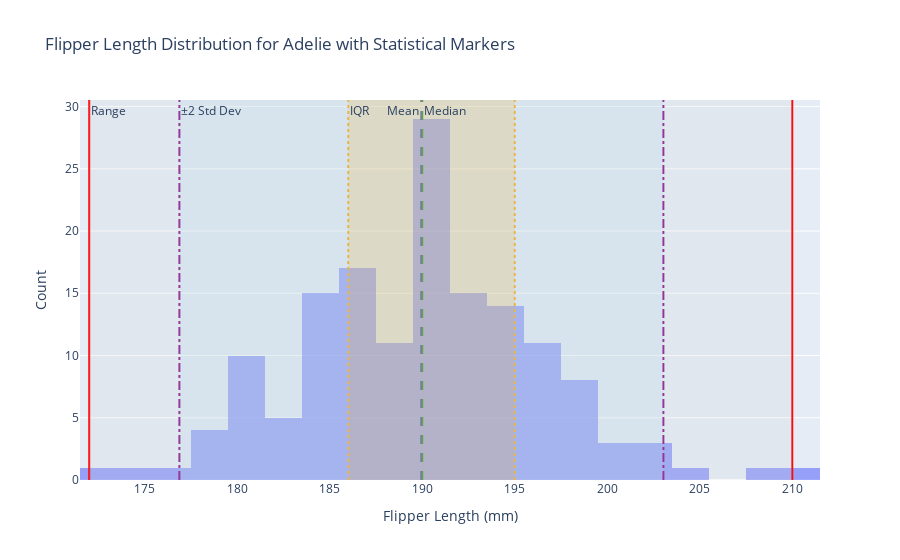
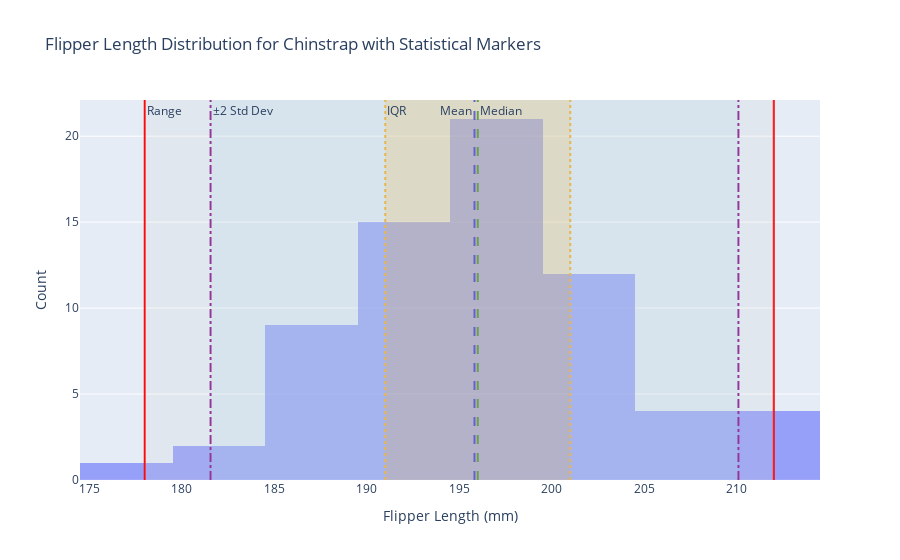
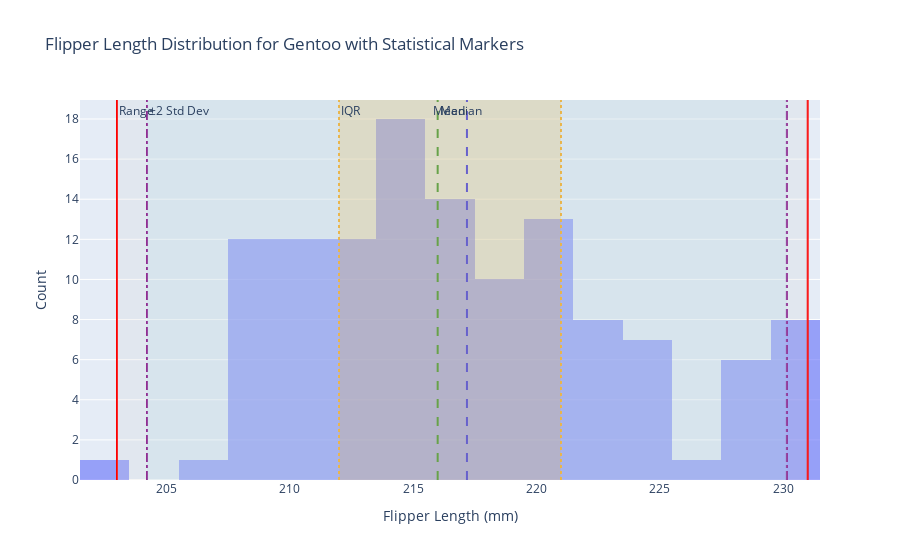

The code cell stored with these charts, in order, in its notebook:
### Code cell
import pandas as pd
import plotly.graph_objects as go

# Load the dataset
penguins = pd.read_csv("https://raw.githubusercontent.com/mwaskom/seaborn-data/master/penguins.csv")

# Remove rows with missing values in flipper_length_mm
penguins = penguins.dropna(subset=['flipper_length_mm'])

# Create a function to calculate statistical measures for flipper_length_mm per species
def get_stats(data):
    mean = data.mean()
    median = data.median()
    min_val = data.min()
    max_val = data.max()
    q1 = data.quantile(0.25)
    q3 = data.quantile(0.75)
    std_dev = data.std()
    return mean, median, min_val, max_val, q1, q3, std_dev

# Plot separate histograms for each species
species_list = penguins['species'].unique()

for species in species_list:
    species_data = penguins[penguins['species'] == species]['flipper_length_mm']
    
    # Calculate stats
    mean, median, min_val, max_val, q1, q3, std_dev = get_stats(species_data)
    std_dev_min = mean - 2 * std_dev
    std_dev_max = mean + 2 * std_dev

    # Create a figure for each species
    fig = go.Figure()

    # Add histogram (without normalization to use counts)
    fig.add_trace(go.Histogram(x=species_data, name=f'{species}', opacity=0.6))

    # Add vertical lines for mean and median
    fig.add_vline(x=mean, line=dict(color='blue', dash='dash'), annotation_text=f'Mean', annotation_position="top left")
    fig.add_vline(x=median, line=dict(color='green', dash='dash'), annotation_text=f'Median', annotation_position="top right")

    # Add vertical lines for range, interquartile range, and 2 standard deviations range
    # Range (Min to Max)
    fig.add_vline(x=min_val, line=dict(color='red', dash='solid'), annotation_text=f'Range', annotation_position="top right")
    fig.add_vline(x=max_val, line=dict(color='red', dash='solid'))

    # Interquartile Range (Q1 to Q3)
    fig.add_vline(x=q1, line=dict(color='orange', dash='dot'), annotation_text=f'IQR', annotation_position="top right")
    fig.add_vline(x=q3, line=dict(color='orange', dash='dot'))

    # Two standard deviations range (±2 Std Dev)
    fig.add_vline(x=std_dev_min, line=dict(color='purple', dash='dashdot'), annotation_text=f'±2 Std Dev', annotation_position="top right")
    fig.add_vline(x=std_dev_max, line=dict(color='purple', dash='dashdot'))

    # Add rectangles for the same ranges as visual aid
    # Range (Min to Max)
    fig.add_vrect(x0=min_val, x1=max_val, fillcolor='lightgray', opacity=0.2, line_width=0)
    
    # Interquartile Range (Q1 to Q3)
    fig.add_vrect(x0=q1, x1=q3, fillcolor='orange', opacity=0.2, line_width=0)

    # Two standard deviations range (±2 Std Dev)
    fig.add_vrect(x0=std_dev_min, x1=std_dev_max, fillcolor='lightblue', opacity=0.2, line_width=0)

    # Update layout with increased width
    fig.update_layout(title=f"Flipper Length Distribution for {species} with Statistical Markers",
                      xaxis_title="Flipper Length (mm)",
                      yaxis_title="Count",  # Kept Count as Y-axis label
                      width=900,  # Increased width for better label spacing
                      barmode='overlay')

    # Show the plot for the species
    fig.show()

### Figure 1 — Plotly figure (JSON) as saved in the notebook; plotly's stock layout.template omitted (floating-point values rounded to 4 significant figures; data arrays with more than 128 entries replaced by an {"elided": "..."} marker saying what was removed)
{"data": [{"name": "Adelie", "opacity": 0.6, "type": "histogram", "x": {"elided": "151 int values"}}], "layout": {"annotations": [{"showarrow": false, "text": "Mean", "x": 190.0, "xanchor": "right", "xref": "x", "y": 1, "yanchor": "top", "yref": "y domain"}, {"showarrow": false, "text": "Median", "x": 190, "xanchor": "left", "xref": "x", "y": 1, "yanchor": "top", "yref": "y domain"}, {"showarrow": false, "text": "Range", "x": 172, "xanchor": "left", "xref": "x", "y": 1, "yanchor": "top", "yref": "y domain"}, {"showarrow": false, "text": "IQR", "x": 186, "xanchor": "left", "xref": "x", "y": 1, "yanchor": "top", "yref": "y domain"}, {"showarrow": false, "text": "±2 Std Dev", "x": 176.9, "xanchor": "left", "xref": "x", "y": 1, "yanchor": "top", "yref": "y domain"}], "barmode": "overlay", "shapes": [{"line": {"color": "blue", "dash": "dash"}, "type": "line", "x0": 190.0, "x1": 190.0, "xref": "x", "y0": 0, "y1": 1, "yref": "y domain"}, {"line": {"color": "green", "dash": "dash"}, "type": "line", "x0": 190, "x1": 190, "xref": "x", "y0": 0, "y1": 1, "yref": "y domain"}, {"line": {"color": "red", "dash": "solid"}, "type": "line", "x0": 172, "x1": 172, "xref": "x", "y0": 0, "y1": 1, "yref": "y domain"}, {"line": {"color": "red", "dash": "solid"}, "type": "line", "x0": 210, "x1": 210, "xref": "x", "y0": 0, "y1": 1, "yref": "y domain"}, {"line": {"color": "orange", "dash": "dot"}, "type": "line", "x0": 186, "x1": 186, "xref": "x", "y0": 0, "y1": 1, "yref": "y domain"}, {"line": {"color": "orange", "dash": "dot"}, "type": "line", "x0": 195, "x1": 195, "xref": "x", "y0": 0, "y1": 1, "yref": "y domain"}, {"line": {"color": "purple", "dash": "dashdot"}, "type": "line", "x0": 176.9, "x1": 176.9, "xref": "x", "y0": 0, "y1": 1, "yref": "y domain"}, {"line": {"color": "purple", "dash": "dashdot"}, "type": "line", "x0": 203.0, "x1": 203.0, "xref": "x", "y0": 0, "y1": 1, "yref": "y domain"}, {"fillcolor": "lightgray", "line": {"width": 0}, "opacity": 0.2, "type": "rect", "x0": 172, "x1": 210, "xref": "x", "y0": 0, "y1": 1, "yref": "y domain"}, {"fillcolor": "orange", "line": {"width": 0}, "opacity": 0.2, "type": "rect", "x0": 186, "x1": 195, "xref": "x", "y0": 0, "y1": 1, "yref": "y domain"}, {"fillcolor": "lightblue", "line": {"width": 0}, "opacity": 0.2, "type": "rect", "x0": 176.9, "x1": 203.0, "xref": "x", "y0": 0, "y1": 1, "yref": "y domain"}], "title": {"text": "Flipper Length Distribution for Adelie with Statistical Markers"}, "width": 900, "xaxis": {"title": {"text": "Flipper Length (mm)"}}, "yaxis": {"title": {"text": "Count"}}}}

### Figure 2 — Plotly figure (JSON) as saved in the notebook; plotly's stock layout.template omitted (floating-point values rounded to 4 significant figures)
{"data": [{"name": "Chinstrap", "opacity": 0.6, "type": "histogram", "x": [192, 196, 193, 188, 197, 198, 178, 197, 195, 198, 193, 194, 185, 201, 190, 201, 197, 181, 190, 195, 181, 191, 187, 193, 195, 197, 200, 200, 191, 205, 187, 201, 187, 203, 195, 199, 195, 210, 192, 205, 210, 187, 196, 196, 196, 201, 190, 212, 187, 198, 199, 201, 193, 203, 187, 197, 191, 203, 202, 194, 206, 189, 195, 207, 202, 193, 210, 198]}], "layout": {"annotations": [{"showarrow": false, "text": "Mean", "x": 195.8, "xanchor": "right", "xref": "x", "y": 1, "yanchor": "top", "yref": "y domain"}, {"showarrow": false, "text": "Median", "x": 196, "xanchor": "left", "xref": "x", "y": 1, "yanchor": "top", "yref": "y domain"}, {"showarrow": false, "text": "Range", "x": 178, "xanchor": "left", "xref": "x", "y": 1, "yanchor": "top", "yref": "y domain"}, {"showarrow": false, "text": "IQR", "x": 191, "xanchor": "left", "xref": "x", "y": 1, "yanchor": "top", "yref": "y domain"}, {"showarrow": false, "text": "±2 Std Dev", "x": 181.6, "xanchor": "left", "xref": "x", "y": 1, "yanchor": "top", "yref": "y domain"}], "barmode": "overlay", "shapes": [{"line": {"color": "blue", "dash": "dash"}, "type": "line", "x0": 195.8, "x1": 195.8, "xref": "x", "y0": 0, "y1": 1, "yref": "y domain"}, {"line": {"color": "green", "dash": "dash"}, "type": "line", "x0": 196, "x1": 196, "xref": "x", "y0": 0, "y1": 1, "yref": "y domain"}, {"line": {"color": "red", "dash": "solid"}, "type": "line", "x0": 178, "x1": 178, "xref": "x", "y0": 0, "y1": 1, "yref": "y domain"}, {"line": {"color": "red", "dash": "solid"}, "type": "line", "x0": 212, "x1": 212, "xref": "x", "y0": 0, "y1": 1, "yref": "y domain"}, {"line": {"color": "orange", "dash": "dot"}, "type": "line", "x0": 191, "x1": 191, "xref": "x", "y0": 0, "y1": 1, "yref": "y domain"}, {"line": {"color": "orange", "dash": "dot"}, "type": "line", "x0": 201, "x1": 201, "xref": "x", "y0": 0, "y1": 1, "yref": "y domain"}, {"line": {"color": "purple", "dash": "dashdot"}, "type": "line", "x0": 181.6, "x1": 181.6, "xref": "x", "y0": 0, "y1": 1, "yref": "y domain"}, {"line": {"color": "purple", "dash": "dashdot"}, "type": "line", "x0": 210.1, "x1": 210.1, "xref": "x", "y0": 0, "y1": 1, "yref": "y domain"}, {"fillcolor": "lightgray", "line": {"width": 0}, "opacity": 0.2, "type": "rect", "x0": 178, "x1": 212, "xref": "x", "y0": 0, "y1": 1, "yref": "y domain"}, {"fillcolor": "orange", "line": {"width": 0}, "opacity": 0.2, "type": "rect", "x0": 191, "x1": 201, "xref": "x", "y0": 0, "y1": 1, "yref": "y domain"}, {"fillcolor": "lightblue", "line": {"width": 0}, "opacity": 0.2, "type": "rect", "x0": 181.6, "x1": 210.1, "xref": "x", "y0": 0, "y1": 1, "yref": "y domain"}], "title": {"text": "Flipper Length Distribution for Chinstrap with Statistical Markers"}, "width": 900, "xaxis": {"title": {"text": "Flipper Length (mm)"}}, "yaxis": {"title": {"text": "Count"}}}}

### Figure 3 — Plotly figure (JSON) as saved in the notebook; plotly's stock layout.template omitted (floating-point values rounded to 4 significant figures)
{"data": [{"name": "Gentoo", "opacity": 0.6, "type": "histogram", "x": [211, 230, 210, 218, 215, 210, 211, 219, 209, 215, 214, 216, 214, 213, 210, 217, 210, 221, 209, 222, 218, 215, 213, 215, 215, 215, 216, 215, 210, 220, 222, 209, 207, 230, 220, 220, 213, 219, 208, 208, 208, 225, 210, 216, 222, 217, 210, 225, 213, 215, 210, 220, 210, 225, 217, 220, 208, 220, 208, 224, 208, 221, 214, 231, 219, 230, 214, 229, 220, 223, 216, 221, 221, 217, 216, 230, 209, 220, 215, 223, 212, 221, 212, 224, 212, 228, 218, 218, 212, 230, 218, 228, 212, 224, 214, 226, 216, 222, 203, 225, 219, 228, 215, 228, 216, 215, 210, 219, 208, 209, 216, 229, 213, 230, 217, 230, 217, 222, 214, 215, 222, 212, 213]}], "layout": {"annotations": [{"showarrow": false, "text": "Mean", "x": 217.2, "xanchor": "right", "xref": "x", "y": 1, "yanchor": "top", "yref": "y domain"}, {"showarrow": false, "text": "Median", "x": 216, "xanchor": "left", "xref": "x", "y": 1, "yanchor": "top", "yref": "y domain"}, {"showarrow": false, "text": "Range", "x": 203, "xanchor": "left", "xref": "x", "y": 1, "yanchor": "top", "yref": "y domain"}, {"showarrow": false, "text": "IQR", "x": 212, "xanchor": "left", "xref": "x", "y": 1, "yanchor": "top", "yref": "y domain"}, {"showarrow": false, "text": "±2 Std Dev", "x": 204.2, "xanchor": "left", "xref": "x", "y": 1, "yanchor": "top", "yref": "y domain"}], "barmode": "overlay", "shapes": [{"line": {"color": "blue", "dash": "dash"}, "type": "line", "x0": 217.2, "x1": 217.2, "xref": "x", "y0": 0, "y1": 1, "yref": "y domain"}, {"line": {"color": "green", "dash": "dash"}, "type": "line", "x0": 216, "x1": 216, "xref": "x", "y0": 0, "y1": 1, "yref": "y domain"}, {"line": {"color": "red", "dash": "solid"}, "type": "line", "x0": 203, "x1": 203, "xref": "x", "y0": 0, "y1": 1, "yref": "y domain"}, {"line": {"color": "red", "dash": "solid"}, "type": "line", "x0": 231, "x1": 231, "xref": "x", "y0": 0, "y1": 1, "yref": "y domain"}, {"line": {"color": "orange", "dash": "dot"}, "type": "line", "x0": 212, "x1": 212, "xref": "x", "y0": 0, "y1": 1, "yref": "y domain"}, {"line": {"color": "orange", "dash": "dot"}, "type": "line", "x0": 221, "x1": 221, "xref": "x", "y0": 0, "y1": 1, "yref": "y domain"}, {"line": {"color": "purple", "dash": "dashdot"}, "type": "line", "x0": 204.2, "x1": 204.2, "xref": "x", "y0": 0, "y1": 1, "yref": "y domain"}, {"line": {"color": "purple", "dash": "dashdot"}, "type": "line", "x0": 230.2, "x1": 230.2, "xref": "x", "y0": 0, "y1": 1, "yref": "y domain"}, {"fillcolor": "lightgray", "line": {"width": 0}, "opacity": 0.2, "type": "rect", "x0": 203, "x1": 231, "xref": "x", "y0": 0, "y1": 1, "yref": "y domain"}, {"fillcolor": "orange", "line": {"width": 0}, "opacity": 0.2, "type": "rect", "x0": 212, "x1": 221, "xref": "x", "y0": 0, "y1": 1, "yref": "y domain"}, {"fillcolor": "lightblue", "line": {"width": 0}, "opacity": 0.2, "type": "rect", "x0": 204.2, "x1": 230.2, "xref": "x", "y0": 0, "y1": 1, "yref": "y domain"}], "title": {"text": "Flipper Length Distribution for Gentoo with Statistical Markers"}, "width": 900, "xaxis": {"title": {"text": "Flipper Length (mm)"}}, "yaxis": {"title": {"text": "Count"}}}}
